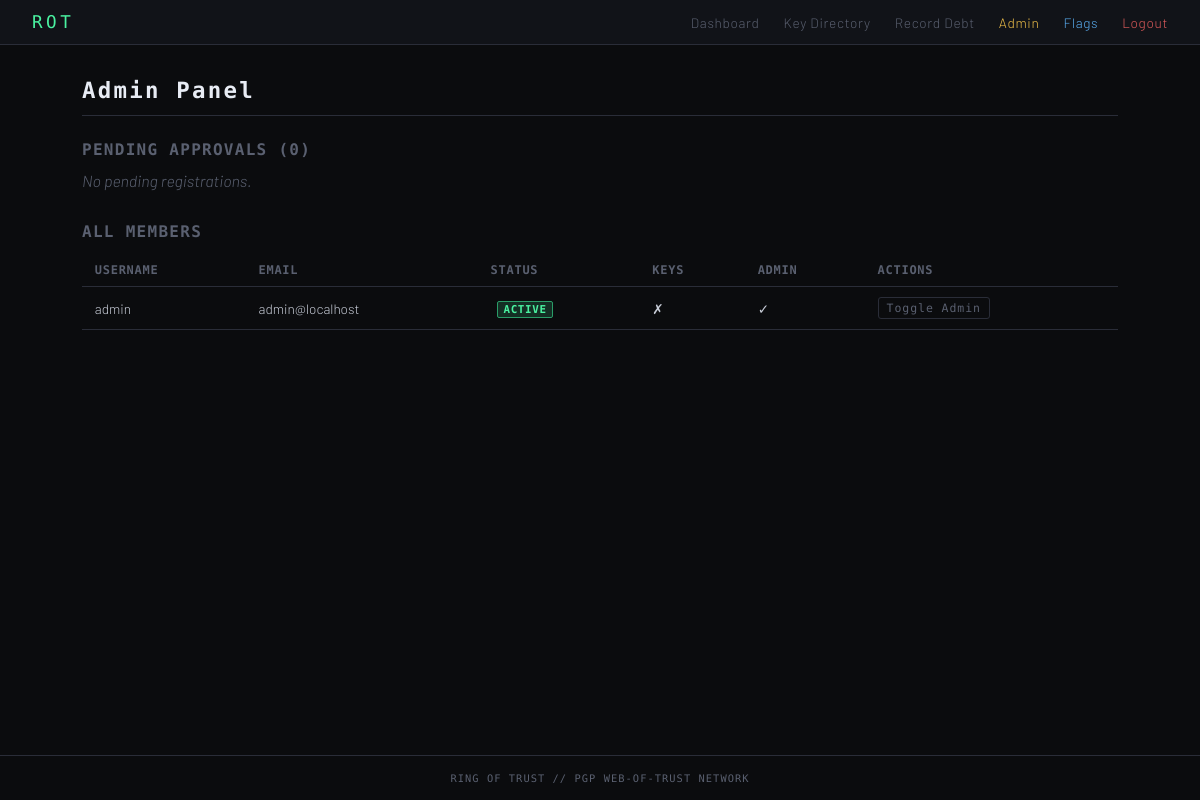
Page /admin (signed in) on the earlier database version.
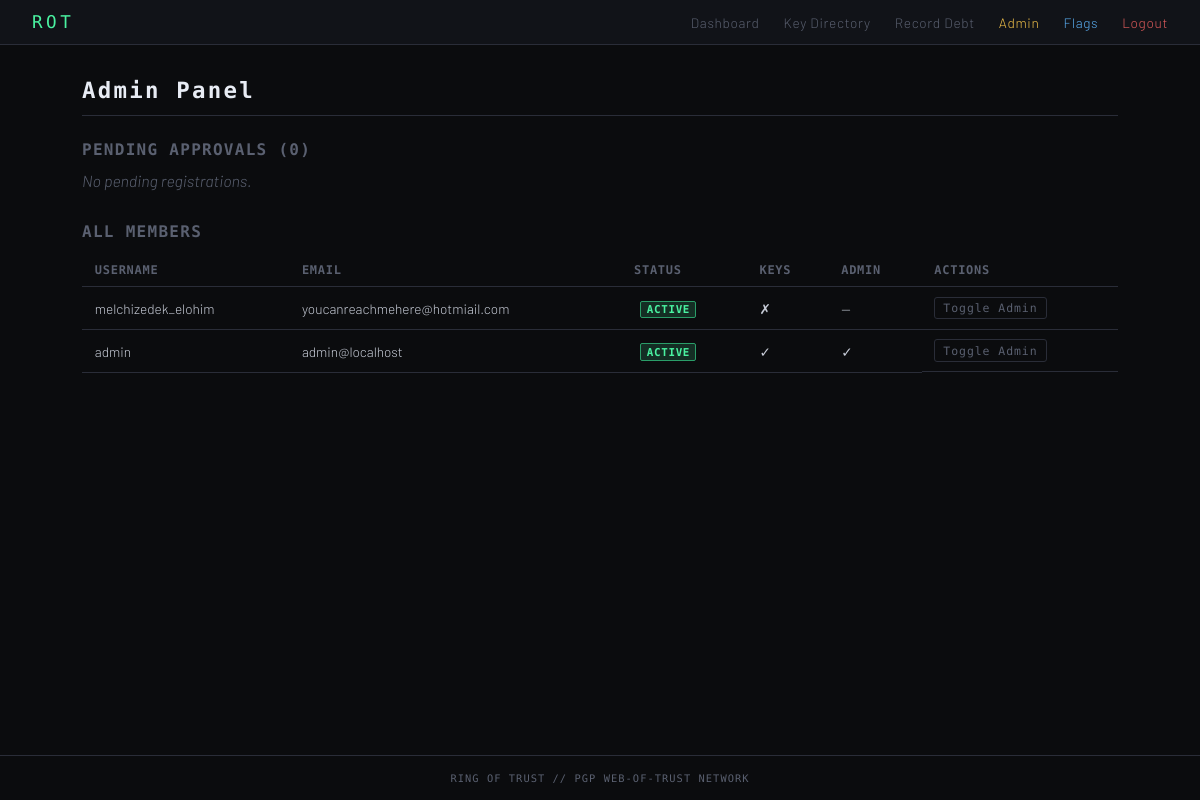
Same page on the later database version.
### app.py (models this page shows)
class User(db.Model):
    id           = db.Column(db.Integer, primary_key=True)
    username     = db.Column(db.String(80),  unique=True, nullable=False)
    email        = db.Column(db.String(120), unique=True, nullable=False)
    password     = db.Column(db.String(200), nullable=False)
    approved     = db.Column(db.Boolean, default=False)
    is_admin     = db.Column(db.Boolean, default=False)
    created_at   = db.Column(db.DateTime, default=datetime.utcnow)
    has_keys     = db.Column(db.Boolean, default=False)
    fingerprint  = db.Column(db.String(40), unique=True, nullable=True)
    public_key   = db.Column(db.Text, nullable=True)
    key_status   = db.Column(db.String(16), default="active")
    debt_disputed = db.Column(db.Boolean, default=False)
    dispute_note  = db.Column(db.Text, nullable=True)
    revoked_at    = db.Column(db.DateTime, nullable=True)
    revoke_note   = db.Column(db.Text, nullable=True)
    debts          = db.relationship("Debt", foreign_keys="Debt.debtor_id",   back_populates="debtor")
    credits        = db.relationship("Debt", foreign_keys="Debt.creditor_id", back_populates="creditor")
    annotations    = db.relationship("Annotation", back_populates="author",   foreign_keys="Annotation.author_id")
    flags_received = db.relationship("CompromiseFlag", foreign_keys="CompromiseFlag.target_id",  back_populates="target")
    flags_made     = db.relationship("CompromiseFlag", foreign_keys="CompromiseFlag.flagger_id", back_populates="flagger")

### app.py (the view)
@app.route("/admin")
@admin_required
def admin_panel():
    pending    = User.query.filter_by(approved=False).all()
    all_users  = User.query.order_by(User.created_at.desc()).all()
    flag_count = CompromiseFlag.query.filter_by(upheld=None).count()
    return render_template("admin.html", pending=pending,
                           all_users=all_users, flag_count=flag_count)

### app.py (called while the page is built)
def admin_required(f):
    @wraps(f)
    def decorated(*args, **kwargs):
        if "user_id" not in session:
            return redirect(url_for("login"))
        user = db.session.get(User, session["user_id"])
        if not user or not user.is_admin:
            flash("Admin access required.", "error")
            return redirect(url_for("dashboard"))
        return f(*args, **kwargs)
    return decorated

def current_user():
    if "user_id" in session:
        return db.session.get(User, session["user_id"])
    return None

@app.context_processor
def inject_globals():
    return dict(current_user=current_user(), FLAG_THRESHOLD=FLAG_THRESHOLD)

### templates/admin.html (shortened to what this page needs)
{% extends "base.html" %}
{% block content %}
<div class="admin-page">
  <h2 class="form-page__title">Admin Panel</h2>
  <h3 class="section-title">Pending Approvals ({{ pending|length }})</h3>
  {% if pending %}
  <table class="table">
    <thead><tr><th>Username</th><th>Email</th><th>Registered</th><th>Actions</th></tr></thead>
    <tbody>
      {% for u in pending %}
      <tr>
        <td>{{ u.username }}</td>
        <td>{{ u.email }}</td>
        <td>{{ u.created_at.strftime('%Y-%m-%d %H:%M') }}</td>
        <td class="table__actions">
          <a href="{{ url_for('approve_user', user_id=u.id) }}" class="btn btn--sm btn--primary">Approve</a>
          <a href="{{ url_for('reject_user',  user_id=u.id) }}" class="btn btn--sm btn--danger"
             onclick="return confirm('Remove this registration?')">Reject</a>
        </td>
      </tr>
      {% endfor %}
    </tbody>
  </table>
  {% else %}
    <p class="dir-page__empty">No pending registrations.</p>
  {% endif %}
  <h3 class="section-title" style="margin-top:2rem">All Members</h3>
  <table class="table">
    <thead><tr><th>Username</th><th>Email</th><th>Status</th><th>Keys</th><th>Admin</th><th>Actions</th></tr></thead>
    <tbody>
      {% for u in all_users %}
      <tr>
        <td>{{ u.username }}</td>
        <td>{{ u.email }}</td>
        <td><span class="status-tag status-tag--{{ u.key_status }}">{{ u.key_status.upper() }}</span>
            {% if u.debt_disputed %}<span class="status-tag status-tag--disputed">DISPUTED</span>{% endif %}</td>
        <td>{{ '✓' if u.has_keys else '✗' }}</td>
        <td>{{ '✓' if u.is_admin else '—' }}</td>
        <td class="table__actions">
          <a href="{{ url_for('toggle_admin', user_id=u.id) }}" class="btn btn--xs btn--ghost">Toggle Admin</a>
        </td>
      </tr>
      {% endfor %}
    </tbody>
  </table>
</div>
{% endblock %}

### templates/base.html (shortened to what this page needs)
<!DOCTYPE html>
<html lang="en">
<head>
  <link rel="stylesheet" href="{{ url_for('static', filename='css/style.css') }}">
</head>
<body>
  {% if current_user %}
  <nav class="nav">
    <a href="{{ url_for('dashboard') }}" class="nav-brand">ROT</a>
    <div class="nav-links">
      <a href="{{ url_for('dashboard') }}">Dashboard</a>
      <a href="{{ url_for('key_directory') }}">Key Directory</a>
      <a href="{{ url_for('add_debt') }}">Record Debt</a>
      {% if current_user.is_admin %}
        <a href="{{ url_for('admin_panel') }}" class="admin-link">Admin</a>
        <a href="{{ url_for('admin_flags') }}" class="flag-link">Flags</a>
      {% endif %}
      <a href="{{ url_for('logout') }}" class="logout">Logout</a>
    </div>
  </nav>
  {% endif %}
  <main class="main">
    {% block content %}{% endblock %}
  </main>
  <footer class="footer">RING OF TRUST // PGP WEB-OF-TRUST NETWORK</footer>
</body>
</html>

### static/css/style.css (style rules this page uses)
:root { --bg: #0b0c0e; --bg2: #111318; --bg3: #1a1d24; --border: #2a2d38; --text: #c8cdd8; --dim: #5a6070; --head: #e8ecf4; --accent: #4af2a1; --accent2: #2a9d68; --warn: #f2c14a; --danger: #e05c5c; --info: #5aaef2; --inactive: #e07a2a; --mono: "Share Tech Mono", monospace; --sans: "Barlow", sans-serif; --r: 3px; }
*, *::before, *::after { box-sizing: border-box; margin: 0; padding: 0; }
html { font-size: 16px; }
body { background: var(--bg); color: var(--text); font-family: var(--sans); font-weight: 300; min-height: 100vh; display: flex; flex-direction: column; }
.nav { display: flex; align-items: center; justify-content: space-between; padding: 0.75rem 2rem; background: var(--bg2); border-bottom: 1px solid var(--border); flex-shrink: 0; }
.nav-brand { font-family: var(--mono); font-size: 1.1rem; color: var(--accent); letter-spacing: 0.2em; text-decoration: none; }
.nav-links { display: flex; gap: 1.5rem; align-items: center; }
.nav-links a { color: var(--dim); text-decoration: none; font-size: 0.85rem; letter-spacing: 0.05em; transition: color 0.15s; }
.nav-links .admin-link { color: var(--warn); }
.nav-links .flag-link { color: var(--info); }
.nav-links .logout { color: var(--danger); }
.main { flex: 1; padding: 2rem; max-width: 1100px; width: 100%; margin: 0 auto; }
.footer { text-align: center; padding: 1rem; font-family: var(--mono); font-size: 0.65rem; color: var(--dim); letter-spacing: 0.1em; border-top: 1px solid var(--border); }
.btn { display: inline-block; padding: 0.6rem 1.4rem; border: 1px solid var(--border); border-radius: var(--r); font-family: var(--mono); font-size: 0.85rem; letter-spacing: 0.08em; cursor: pointer; text-decoration: none; transition: background 0.15s, border-color 0.15s, color 0.15s; background: transparent; color: var(--text); }
.btn--ghost { border-color: var(--border); color: var(--dim); }
.btn--xs { padding: 0.2rem 0.5rem; font-size: 0.72rem; }
.form-page__title { font-family: var(--mono); font-size: 1.4rem; color: var(--head); letter-spacing: 0.1em; margin-bottom: 1.5rem; border-bottom: 1px solid var(--border); padding-bottom: 0.75rem; }
.status-tag { display: inline-block; font-family: var(--mono); font-size: 0.68rem; padding: 0.1em 0.5em; border-radius: 2px; letter-spacing: 0.06em; font-weight: 600; margin-left: 0.4rem; vertical-align: middle; }
.status-tag--active { background: rgba(74,242,161,0.15); color: var(--accent); border: 1px solid var(--accent2); }
.dir-page__empty { color: var(--dim); font-style: italic; }
.section-title { font-family: var(--mono); font-size: 1rem; color: var(--dim); letter-spacing: 0.08em; text-transform: uppercase; margin-bottom: 0.75rem; }
.table { width: 100%; border-collapse: collapse; font-size: 0.85rem; }
.table th, .table td { padding: 0.6rem 0.8rem; text-align: left; border-bottom: 1px solid var(--border); }
.table th { font-family: var(--mono); font-size: 0.75rem; color: var(--dim); letter-spacing: 0.06em; text-transform: uppercase; }
.table__actions { display: flex; gap: 0.5rem; flex-wrap: wrap; align-items: center; }

Differences in the rows shown:
added User: username "melchizedek_elohim", email "youcanreachmehere@hotmiail.com", key_status "ACTIVE", has_keys "✗", is_admin "—"
changed User "admin": has_keys "✗" → "✓"
